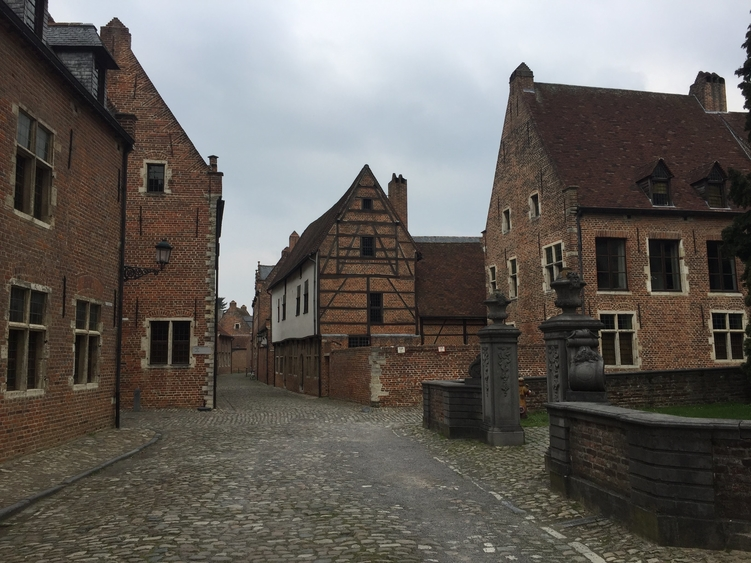
#> input picture images/leuvenA.jpg, 751 x 563 px, found by its file name
$ python ChangeImageGreyDegree.py
#> lines starting #> are read from the running program, lines starting #| are printed output that depends on the picture
import cv2 as cv
import numpy as np
img= cv.imread('images\leuvenA.jpg', 0)
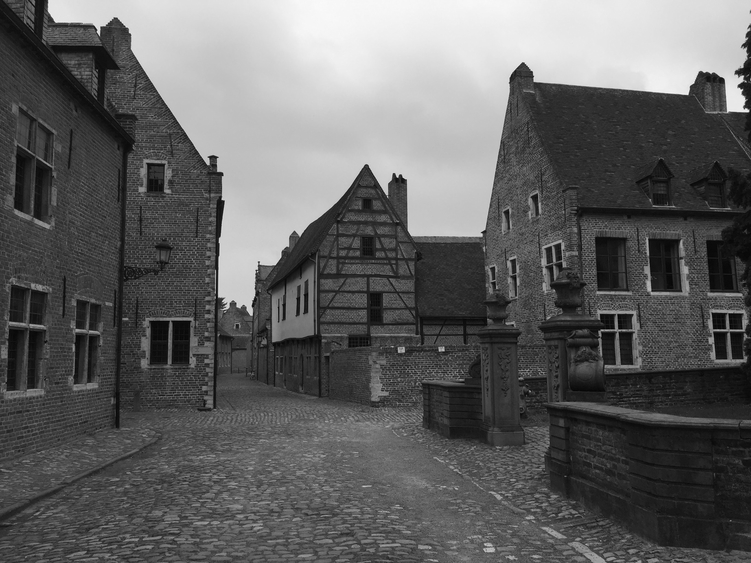
#> img: shape (563, 751); min 0, max 250, mean 97.2
#print((img))
#print(len(img))
print(img.shape)
#| (563, 751)
if img is None:
    print("image vide")
else:
    h , w = img.shape
#> h = 563; w = 751
    img2 = np.zeros((h,w), np.uint8)
    for y in range(h):
        for x in range(w):
            img2[y,x] = 255 - img [y,x]
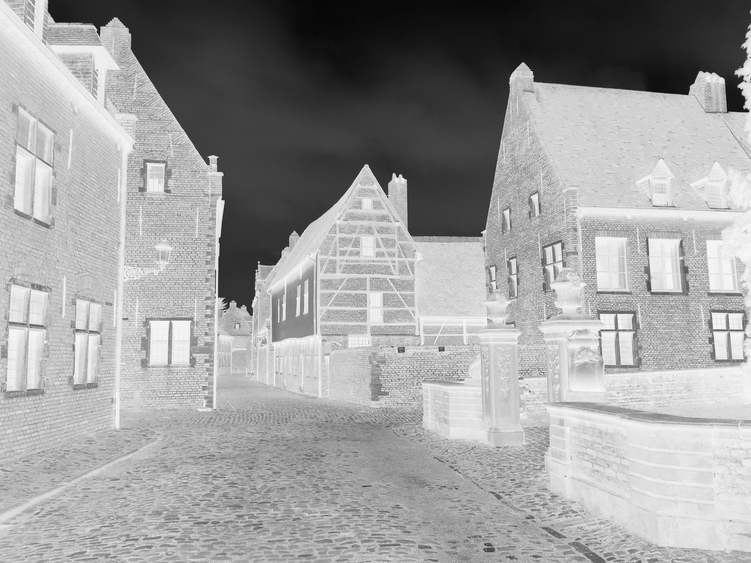
#> img2: shape (563, 751); min 5, max 255, mean 157.8

    cv.imshow('image', img)
    cv.imshow('image2', img2)
    #imwrite('test.jpg' , img2 )
    cv.waitKey(0)
    cv.destroyAllWindows()
